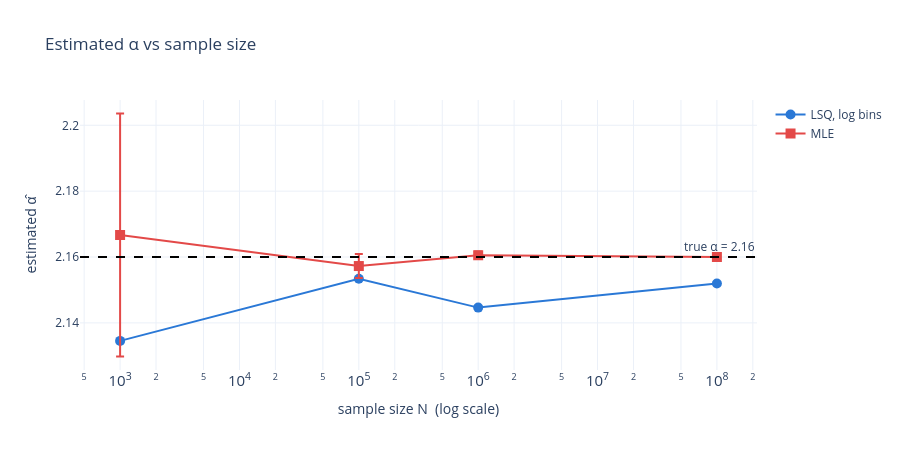

This figure's notebook cell:
### Code cell
plot_alpha_estimates(SAMPLE_ALPHA, {k: v for k, v in estimates.items() if k != "LSQ, linear bins"}, errors)

### Figure 1 — Plotly figure (JSON) as saved in the notebook; plotly's stock layout.template omitted (floating-point values rounded to 4 significant figures)
{"data": [{"hovertemplate": "LSQ, log bins<br>N = %{x:,}<br>α̂ = %{y:.3f}<extra></extra>", "line": {"color": "#2a78d6", "width": 2}, "marker": {"color": "#2a78d6", "size": 10, "symbol": "circle"}, "mode": "lines+markers", "name": "LSQ, log bins", "type": "scatter", "x": [1000, 100000, 1000000, 100000000], "y": [2.135, 2.153, 2.145, 2.152]}, {"error_y": {"array": [0.03689, 0.00366, 0.001161, 0.000116], "color": "#e34948"}, "hovertemplate": "MLE<br>N = %{x:,}<br>α̂ = %{y:.3f}<extra></extra>", "line": {"color": "#e34948", "width": 2}, "marker": {"color": "#e34948", "size": 10, "symbol": "square"}, "mode": "lines+markers", "name": "MLE", "type": "scatter", "x": [1000, 100000, 1000000, 100000000], "y": [2.167, 2.157, 2.161, 2.16]}], "layout": {"annotations": [{"showarrow": false, "text": "true α = 2.16", "x": 1, "xanchor": "right", "xref": "x domain", "y": 2.16, "yanchor": "bottom", "yref": "y"}], "height": 450, "shapes": [{"line": {"color": "black", "dash": "dash"}, "type": "line", "x0": 0, "x1": 1, "xref": "x domain", "y0": 2.16, "y1": 2.16, "yref": "y"}], "title": {"text": "Estimated α vs sample size"}, "width": 900, "xaxis": {"exponentformat": "power", "title": {"text": "sample size N  (log scale)"}, "type": "log"}, "yaxis": {"title": {"text": "estimated α̂"}}}}
